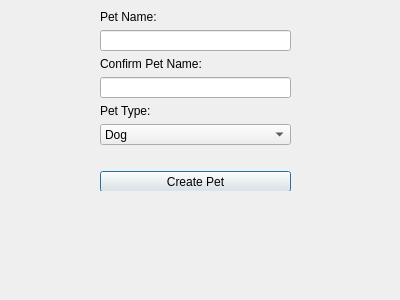
<?xml version="1.0" encoding="UTF-8"?>
<ui version="4.0">
 <class>PPWindow</class>
 <widget class="QDialog" name="PPWindow">
  <property name="geometry">
   <rect>
    <x>0</x>
    <y>0</y>
    <width>400</width>
    <height>300</height>
   </rect>
  </property>
  <property name="maximumSize">
   <size>
    <width>16777212</width>
    <height>16777215</height>
   </size>
  </property>
  <property name="windowTitle">
   <string>Dialog</string>
  </property>
  <widget class="QWidget" name="">
   <property name="geometry">
    <rect>
     <x>100</x>
     <y>10</y>
     <width>191</width>
     <height>181</height>
    </rect>
   </property>
   <layout class="QFormLayout" name="formLayout">
    <item row="0" column="0" colspan="2">
     <widget class="QLabel" name="lblPetName">
      <property name="text">
       <string>Pet Name:</string>
      </property>
     </widget>
    </item>
    <item row="1" column="0" colspan="2">
     <widget class="QLineEdit" name="editPetName">
      <property name="maximumSize">
       <size>
        <width>16777215</width>
        <height>16777215</height>
       </size>
      </property>
     </widget>
    </item>
    <item row="2" column="0" colspan="2">
     <widget class="QLabel" name="ConfirmPetName">
      <property name="text">
       <string>Confirm Pet Name:</string>
      </property>
     </widget>
    </item>
    <item row="3" column="0" colspan="2">
     <widget class="QLineEdit" name="editPetConfirm">
      <property name="maximumSize">
       <size>
        <width>16777215</width>
        <height>16777215</height>
       </size>
      </property>
     </widget>
    </item>
    <item row="4" column="0" colspan="2">
     <widget class="QLabel" name="lblPetType">
      <property name="text">
       <string>Pet Type:</string>
      </property>
     </widget>
    </item>
    <item row="5" column="0" colspan="2">
     <widget class="QComboBox" name="sldrPetType">
      <item>
       <property name="text">
        <string>Dog</string>
       </property>
      </item>
      <item>
       <property name="text">
        <string>Cat</string>
       </property>
      </item>
      <item>
       <property name="text">
        <string>Fish</string>
       </property>
      </item>
      <item>
       <property name="text">
        <string>Reptile</string>
       </property>
      </item>
      <item>
       <property name="text">
        <string>Other</string>
       </property>
      </item>
     </widget>
    </item>
    <item row="6" column="0" colspan="2">
     <widget class="QLabel" name="lblStatus">
      <property name="text">
       <string/>
      </property>
     </widget>
    </item>
    <item row="7" column="0" colspan="2">
     <widget class="QPushButton" name="btnCreatePet">
      <property name="text">
       <string>Create Pet</string>
      </property>
     </widget>
    </item>
   </layout>
  </widget>
 </widget>
 <resources/>
 <connections/>
</ui>
